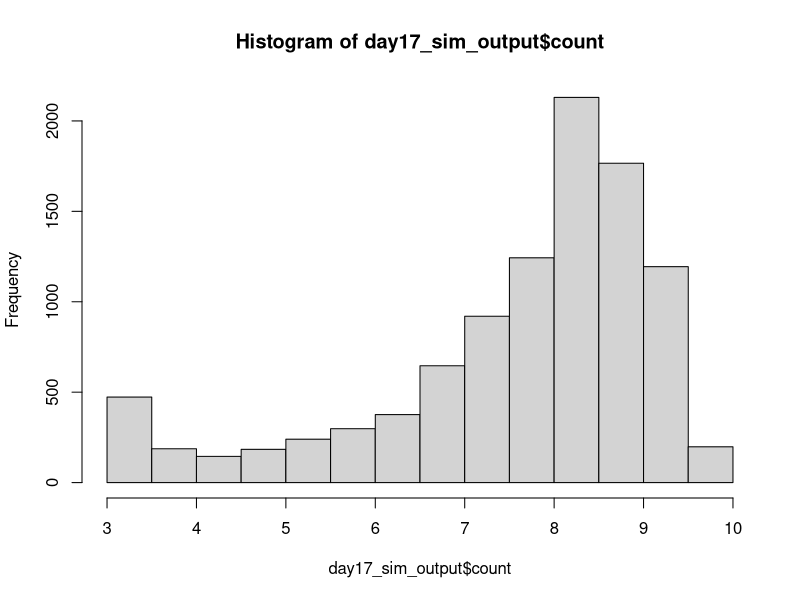
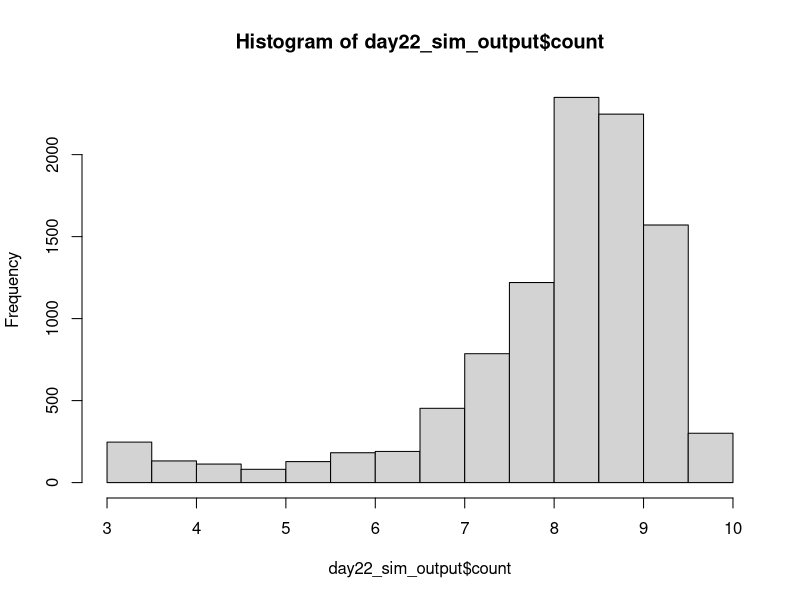

R code for these plots, in order: (Note: this script raises an error after producing the figures.)
## ---------------------------Title---------------------------------------------
# CIDA Shelf Life Model

## ---------------------------Description---------------------------------------
# Project: CIDA Spinach 

# Description: 

## ---------------------------Packages------------------------------------------

#   Loading packages
library(dplyr); library(MASS); library(VGAM)

## ---------------------------Seed----------------------------------------------

#Set seed
set.seed(1)

## ---------------------------Inputs--------------------------------------------

#Load in data

strain_param <- read.csv("primary_model_parameters_strain_by_rep_2022_08_26.csv", header = TRUE)
apc_param <- read.csv("primary_model_parameters_apc_by_rep_2022_09_01.csv", header = TRUE)

mumax_secon <- read.csv("secondary_model_mumax_strain_by_rep_2022-09-01.csv", header = TRUE)
lag_secon <- read.csv("secondary_model_lag_strain_by_rep_2022_09_01.csv", header = TRUE)
mumax_secon$b_mu <- 1.2*mumax_secon$b_mu
lag_apc_secon <- read.csv("secondary_model_lag_apc_by_rep2022_09_01.csv", header = TRUE)

initial_count <- read.csv("initial_distribution_2022_08_24.csv", header = TRUE)
st_frequency <- read.csv("st_frequency_2022_05_18.csv", header = TRUE)

#Change strain parameters to lowercase 
strain_param$isolate <- tolower(strain_param$isolate)
apc_param$isolate <- tolower(apc_param$isolate)

mumax_secon$isolate <- tolower(mumax_secon$isolate)
lag_secon$isolate <- tolower(lag_secon$isolate)

#Initial Count Distribution: Log transforming initial count, and fitting a normal distribution to the data
initial_count_dist <- function(n){
  ans <- runif(n, min = initial_count$min, max = initial_count$max)
  return(ans)
}

#ST Distribution
isolates <- st_frequency$cida_isolates
st_prev <- st_frequency$frequency

st_dist <- function(n) {
ans <- sample(isolates, size = n, prob = st_prev, replace = T)
return(ans)
}

#Storage Temperature Distribution
temp_location <- 4
temp_shape <- 2.31

temp_dist <- function(n) {
  ans <- rlaplace(n, temp_location, temp_shape)
  for(i in 1:n)
  while (ans[i] < 0 | ans[i] > 10) {
    ans[i] <- rlaplace(1, temp_location, temp_shape)
  }
  return(ans)
}

#Primary Growth Models 


#Baranyi
baranyi <- function(day, log10n0, log10nmax, mumax, lag){
  log10n <- log10nmax + log10((-1 + exp(mumax * lag) + exp(mumax * day))/(exp(mumax * day) - 1 + exp(mumax * lag) * 10^(log10nmax - log10n0)))
}

#Baranyi without lag
baranyi_no_lag <- function(day, log10n0, log10nmax, mumax){
  log10n <- log10nmax - log10(1 + (10^(log10nmax - log10n0) - 1) * exp(-mumax * day))
}

#Buchanan
buchanan <- function(day, log10n0, log10nmax, mumax, lag){
  log10n <- log10n0 + (day >= lag) * (day <= (lag + (log10nmax - log10n0) * log(10) / mumax)) * mumax * (day - lag) / log(10) + (day >= lag) * (day>(lag + (log10nmax - log10n0) * log(10) / mumax)) * (log10nmax - log10n0)
}

#Buchanan without lag
buchanan_no_lag <- function(day, log10n0, log10nmax, mumax){
  log10n <- log10n0 + (day <= ((log10nmax - log10n0) * log(10) / mumax)) * mumax * day / log(10) + (day > ((log10nmax - log10n0) * log(10) / mumax)) * (log10nmax - log10n0)
}

#Gompertz
gompertz <- function(day, log10n0, log10nmax, mumax, lag){
  log10n <- log10n0 + (log10nmax - log10n0) * exp(-exp(mumax * exp(1) * (lag - day) / ((log10nmax - log10n0) * log(10)) + 1))
}


log10N_with_lag <- function(day, log10n0, log10nmax, mumax, lag, model) {
  ans <- numeric(length = length(day))
  for(i in seq_along(day)){
    if (model[i] == "baranyi") {
      ans[i] <- baranyi(day[i], log10n0[i], log10nmax[i], mumax[i], lag[i])
    }
    else if(model[i] == 'buchanan') {
      ans[i] <- buchanan(day[i], log10n0[i], log10nmax[i], mumax[i], lag[i])
    }
    else if(model[i] == "gompertz"){
      ans[i] <- gompertz(day[i], log10n0[i], log10nmax[i], mumax[i], lag[i])
    } 
    else{
      stop(paste0(model, " is not a valid model name. Must be one of Buchanan, Baranyi, Gompertz."))
    }
  }
  return(ans)
  
}

log10N_without_lag <- function(day, log10n0, log10nmax, mumax, model) {
  ans <- numeric(length = length(day))
  for(i in seq_along(day)){
    if (model[i] == "baranyi_no_lag") {
      ans[i] <- baranyi_no_lag(day[i], log10n0[i], log10nmax[i], mumax[i])
    }
    else if(model[i] == 'buchanan_no_lag') {
      ans[i] <- buchanan_no_lag(day[i], log10n0[i], log10nmax[i], mumax[i])
    }
    else{
      stop(paste0(model, " is not a valid model name. Must be one of Buchanan, Baranyi, Gompertz."))
    }
  }
  return(ans)
  
}

#Secondary model 

NewMu <- function(temp, b, temp_min) {
  sqrt_mu <- b*(temp - temp_min)
  ans <- sqrt_mu^2
  return(ans)
}

NewLag <- function(temp, b, temp_min) {
  sqrt_lag <- b*(temp - temp_min)
  ans <- sqrt_lag^2
  return(ans)
}

## ---------------------------Simulation Overview-------------------------------

n_packages <- 10000
n_sim <- n_packages
n_day <- 22

## ---------------Assigning Model Inputs----------------------------------------

#Assigning initial count, ST and temperature to each package
packages_sim <- data.frame(matrix(, nrow = n_sim, ncol = 9))
colnames(packages_sim) <- c("package", "initial_count", "storage_temp", "isolate", "isolate_rep", "model", "lag", "mu", "nmax")

packages_sim$package <- rep(1:n_packages)
packages_sim$initial_count <- initial_count_dist(n_sim)
packages_sim$storage_temp <- temp_dist(n_sim)
packages_sim$isolate <- st_dist(n_sim)
packages_sim$isolate_rep <- sample(1:3, n_sim, replace = TRUE)

#Assigning a growth model to each package. The selected model will be the best fitting model at 6˚C 
for(i in 1:n_sim){
  strain_index <- which(packages_sim$isolate[i] == strain_param$isolate & packages_sim$isolate_rep[i] == strain_param$rep & 6 == strain_param$temp)
  packages_sim$model[i] <- strain_param$model_type[strain_index]
}

#Assign lag to each package

for(i in 1:n_sim){
  rep <- packages_sim$isolate_rep[i]
  if(packages_sim$isolate[i] == "s12-0180"){
    rep <- sample(c(1, 3), 1, replace = TRUE)
  } else if (packages_sim$isolate[i] == "s12-0184"){
    rep <- 1
  } else if (packages_sim$isolate[i] == "s12-0132"){
    rep <- 3
  }  else {
    rep <- rep
  }
  apc_lag <- 0
  strain_index <- which(packages_sim$isolate[i] == lag_secon$isolate & rep == lag_secon$rep)
  strain_lag <- NewLag(packages_sim$storage_temp[i], lag_secon$b_mu[strain_index], lag_secon$temp_min_mu[strain_index])
  strain_lag <- ifelse(packages_sim$isolate[i] == "s12-0166", 0, strain_lag)
  packages_sim$lag[i] <- runif(n = 1, min = min(strain_lag, apc_lag), max = max(strain_lag, apc_lag))
  packages_sim$lag[i] <- packages_sim$lag[i]
}

packages_sim$lag <- ifelse(packages_sim$model %in% c("baranyi_no_lag", "buchanan_no_lag"), NA, packages_sim$lag)

#Assign mumax to each package
for(i in 1:n_sim){
  rep <- ifelse(packages_sim$isolate[i] == "s12-0141", 1, packages_sim$isolate_rep[i])
  strain_index <- which(packages_sim$isolate[i] == mumax_secon$isolate & rep == mumax_secon$rep)
  package_mu <- NewMu(packages_sim$storage_temp[i], mumax_secon$b_mu[strain_index], mumax_secon$temp_min_mu[strain_index])
  packages_sim$mu[i] <- package_mu
}

#Assign nmax to each package
for(i in 1:n_sim){
  rep <- packages_sim$isolate_rep[i]
strain_index <- which(packages_sim$isolate[i] == strain_param$isolate & rep == strain_param$rep & 6 == strain_param$temp)
apc_index <- which(packages_sim$isolate[i] == apc_param$isolate & rep == apc_param$rep & 6 == apc_param$temp)
strain_nmax <- strain_param$nmax[strain_index]
apc_nmax <- apc_param$nmax[strain_index]
packages_sim$nmax[i] <- runif(n = 1, strain_nmax, apc_nmax)
}

## ----------------Assessing Growth Over Shelf Life-----------------------------

models_with_lag <- c("baranyi", "buchanan", "gompertz")

shelf_life_sim <- packages_sim[rep(seq_len(nrow(packages_sim)), each = 22), ]
rownames(shelf_life_sim) <- 1:nrow(shelf_life_sim)
shelf_life_sim["day"] <- rep(1:n_day, times = n_sim)
shelf_life_sim["count"] <- NA

shelf_life_sim[is.na(shelf_life_sim$lag), ] <- shelf_life_sim[is.na(shelf_life_sim$lag), ] %>% 
  mutate(count = log10N_without_lag(day, initial_count, nmax, mu, model))

shelf_life_sim[!is.na(shelf_life_sim$lag), ] <- shelf_life_sim[!is.na(shelf_life_sim$lag), ] %>% 
  mutate(count = log10N_with_lag(day, initial_count, nmax, mu, lag, model))

## --------------------------------Plotting Outcome-----------------------------

day17_sim_output <- shelf_life_sim %>%
  filter(day == 17)

h17 <- hist(day17_sim_output$count)
h17


day22_sim_output <- shelf_life_sim %>%
  filter(day == 22)

h22 <- hist(day22_sim_output$count)
h22

## --------------------------------Threshold------------------------------------

sa_temp <- shelf_life_sim %>%
  group_by(day) %>%
  summarise(prop_fail = sum(count > 7.6)/n_packages) %>%
  mutate(adj = 1.2) %>%
  mutate(param = "b_mumax")

## --------------------------------Export---------------------------------------

date <- Sys.Date()
date <- gsub("-", "_", date)
file_name <- paste0("output/sa_b_mumax_", date,".csv")
  
write.table(sa_temp, file_name, sep = ",", col.names = !file.exists(file_name), append = T, row.names = FALSE)
